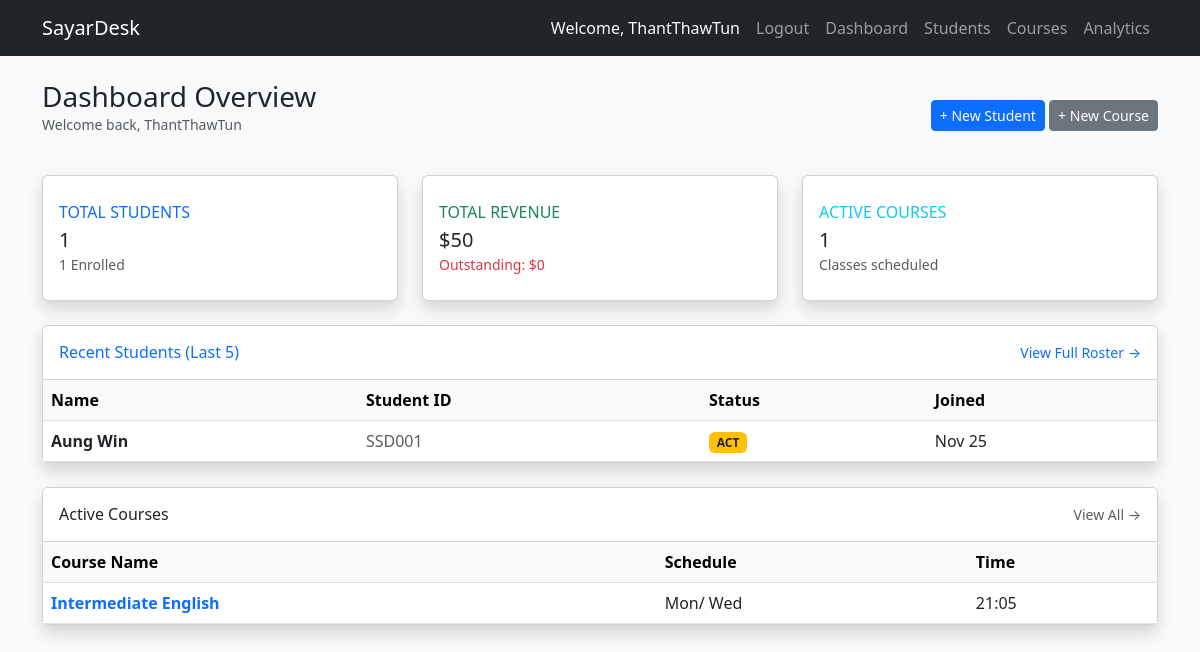
The app's page / (signed in) with its own data.
### dashboard/models.py (models this page shows, shortened)
class Student(models.Model):
    class StudentStatus(models.TextChoices):
        ACTIVE = 'ACT', 'Active'
        LEAVE = 'LVE', 'On Leave'
        DROPPED = 'DRP', 'Dropped Out'
    class GenderChoices(models.TextChoices):
        MALE = 'M', 'Male'
        FEMALE = 'F', 'Female'
        OTHER = 'O', 'Other'
        PREFER_NOT_TO_SAY = 'P', 'Prefer not to say'
    user = models.ForeignKey(User, on_delete=models.CASCADE)
    first_name = models.CharField(max_length=100)
    last_name = models.CharField(max_length=100)
    student_id = models.CharField(max_length=50, unique=True, blank=True, null=True)
    email = models.EmailField(blank=True, null=True)
    age = models.IntegerField(blank=True, null=True)
    gender = models.CharField(
        max_length=1,
        choices=GenderChoices.choices,
        default=GenderChoices.PREFER_NOT_TO_SAY,
        blank=True,
        null=True
    )
    city = models.CharField(max_length=100, blank=True, null=True)
    country = models.CharField(max_length=100, blank=True, null=True)
    status = models.CharField(
        max_length=3,
        choices=StudentStatus.choices,
        default=StudentStatus.ACTIVE
    )
    current_balance = models.DecimalField(max_digits=10, decimal_places=2, default=0.00)
    courses = models.ManyToManyField(Course, through='Enrollment', related_name='students', blank=True)
    date_added = models.DateTimeField(auto_now_add=True)
    previous_grade = models.FloatField(default=0.0, help_text="Entrance Exam/Baseline Score (0-100)")
    study_hours = models.PositiveIntegerField(default=0, help_text="Average self-reported study hours per week.")
    payment_delays = models.PositiveIntegerField(default=0, help_text="Total number of late payments recorded.")
    class Meta:
        unique_together = ('student_id', 'first_name', 'last_name')
    @property
    def current_balance(self):
        total_course_cost = self.enrollment_set.aggregate(total=Sum('course__cost'))['total'] or 0
        total_payments = self.payment_set.aggregate(total=Sum('amount'))['total'] or 0
        return total_course_cost - total_payments

class Course(models.Model):
    user = models.ForeignKey(User, on_delete=models.CASCADE)
    name = models.CharField(max_length=200)
    course_code = models.CharField(max_length=20, blank=True, null=True)
    cost = models.DecimalField(max_digits=10, decimal_places=2, default=0.00)
    schedule_days = models.CharField(max_length=50, blank=True, null=True, help_text="e.g., Mon/Wed")
    start_time = models.TimeField(blank=True, null=True)
    end_time = models.TimeField(blank=True, null=True)
    start_date = models.DateField(default=timezone.now)
    end_date = models.DateField(blank=True, null=True)
    created_at = models.DateTimeField(auto_now_add=True)

### dashboard/views.py (the view)
# urls.py: path('', views.dashboard_home, name='dashboard_home'),
@login_required
def dashboard_home(request):
    print("--------------------------------------------------")
    print(f"LOADING DASHBOARD HOME for user: {request.user}")
    user = request.user
    student_list = Student.objects.filter(user=user).order_by('-id')[:10]
    total_students = Student.objects.filter(user=user).count()
    active_students = Student.objects.filter(
        user=user,
        enrollment__isnull=False
    ).distinct().count()
    revenue_agg = Payment.objects.filter(student__user=user).aggregate(total=Sum('amount'))
    total_revenue = revenue_agg.get('total') or Decimal('0.00')
    charges_agg = Enrollment.objects.filter(student__user=user).aggregate(total=Sum('course__cost'))
    total_charges = charges_agg.get('total') or Decimal('0.00')
    total_owed = total_charges - total_revenue
    courses = Course.objects.filter(user=user).order_by('-created_at')
    context = {
        'total_students': total_students,
        'active_students': active_students, # Now reflects the Roster count
        'student_list': student_list,
        'total_revenue': total_revenue,
        'total_owed': total_owed,
        'courses': courses,
    }
    return render(request, 'dashboard/index.html', context)

### dashboard/templates/dashboard/index.html (shortened to what this page needs)
{% extends "dashboard/base.html" %}
{% block content %}
<div class="d-flex justify-content-between align-items-center mb-4">
    <div>
        <h1 class="h3 mb-0 text-gray-800">Dashboard Overview</h1>
        <p class="text-muted small">Welcome back, {{ user.username }}</p>
    </div>
    <div>
        <a href="{% url 'add_student' %}" class="btn btn-sm btn-primary">+ New Student</a>
        <a href="{% url 'add_course' %}" class="btn btn-sm btn-secondary">+ New Course</a>
    </div>
</div>
<div class="row">
    <div class="col-xl-4 col-md-6 mb-4">
        <a href="{% url 'student_list' %}" class="text-decoration-none">
            <div class="card border-left-primary shadow h-100 py-2 hover-scale">
                <div class="card-body">
                    <div class="row no-gutters align-items-center">
                        <div class="col mr-2">
                            <div class="text-xs font-weight-bold text-primary text-uppercase mb-1">Total Students</div>
                            <div class="h5 mb-0 font-weight-bold text-gray-800">
                                {{ total_students|default:"0" }}
                            </div>
                            <small class="text-muted">{{ active_students|default:"0" }} Enrolled</small>
                        </div>
                    </div>
                </div>
            </div>
        </a>
    </div>
    <div class="col-xl-4 col-md-6 mb-4">
        <div class="card border-left-success shadow h-100 py-2">
            <div class="card-body">
                <div class="row no-gutters align-items-center">
                    <div class="col mr-2">
                        <div class="text-xs font-weight-bold text-success text-uppercase mb-1">Total Revenue</div>
                        <div class="h5 mb-0 font-weight-bold text-gray-800">
                            ${{ total_revenue|floatformat:0|default:"0" }}
                        </div>
                        <small class="text-danger">Outstanding: ${{ total_owed|floatformat:0|default:"0" }}</small>
                    </div>
                </div>
            </div>
        </div>
    </div>
    <div class="col-xl-4 col-md-6 mb-4">
        <a href="{% url 'course_list' %}" class="text-decoration-none">
            <div class="card border-left-info shadow h-100 py-2 hover-scale">
                <div class="card-body">
                    <div class="row no-gutters align-items-center">
                        <div class="col mr-2">
                            <div class="text-xs font-weight-bold text-info text-uppercase mb-1">Active Courses</div>
                            <div class="h5 mb-0 font-weight-bold text-gray-800">
                                {{ courses.count|default:"0" }}
                            </div>
                            <small class="text-muted">Classes scheduled</small>
                        </div>
                    </div>
                </div>
            </div>
        </a>
    </div>
</div>
<div class="row">
    <div class="col-12">
        <div class="card shadow mb-4">
            <a href="{% url 'student_list' %}" class="card-header py-3 bg-white d-flex justify-content-between align-items-center text-decoration-none">
                <h6 class="m-0 font-weight-bold text-primary">Recent Students (Last 5)</h6>
                <small class="text-primary">View Full Roster &rarr;</small>
            </a>
            <div class="card-body p-0">
                <div class="table-responsive">
                    <table class="table table-hover mb-0">
                        <thead class="table-light">
                            <tr>
                                <th>Name</th>
                                <th>Student ID</th>
                                <th>Status</th>
                                <th>Joined</th>
                            </tr>
                        </thead>
                        <tbody>
                            {% for student in student_list %}
                            <tr onclick="window.location='{% url 'student_list' %}'" style="cursor: pointer;">
                                <td class="fw-bold">{{ student.first_name }} {{ student.last_name }}</td>
                                <td class="text-muted">{{ student.student_id }}</td>
                                <td>
                                    {% if student.status == 'Active' %}
                                        <span class="badge bg-success">Active</span>
                                    {% else %}
                                        <span class="badge bg-warning text-dark">{{ student.status }}</span>
                                    {% endif %}
                                </td>
                                <td>{{ student.date_added|date:"M d" }}</td>
                            </tr>
                            {% empty %}
                            <tr>
                                <td colspan="4" class="text-center text-muted py-4">No students found.</td>
                            </tr>
                            {% endfor %}
                        </tbody>
                    </table>
                </div>
            </div>
        </div>
    </div>
</div>
<div class="row">
    <div class="col-12">
        <div class="card shadow mb-4">
            <a href="{% url 'course_list' %}" class="card-header py-3 bg-white d-flex justify-content-between align-items-center text-decoration-none">
                <h6 class="m-0 font-weight-bold text-dark">Active Courses</h6>
                <small class="text-muted">View All &rarr;</small>
            </a>
            <div class="card-body p-0">
                <div class="table-responsive">
                    <table class="table table-hover mb-0">
                        <thead class="table-light">
                            <tr>
                                <th>Course Name</th>
                                <th>Schedule</th>
                                <th>Time</th>
                            </tr>
                        </thead>
                        <tbody>
                            {% for course in courses %}
                            <tr onclick="window.location='{% url 'course_list' %}'" style="cursor: pointer;">
                                <td class="fw-bold text-primary">{{ course.name }}</td>
                                <td>{{ course.schedule_days }}</td>
                                <td>{{ course.start_time|time:"H:i" }}</td>
                            </tr>
                            {% empty %}
                            <tr>
                                <td colspan="3" class="text-center text-muted py-4">No courses created yet.</td>
                            </tr>
                            {% endfor %}
                        </tbody>
                    </table>
                </div>
            </div>
        </div>
    </div>
</div>
{% endblock %}

### dashboard/templates/dashboard/base.html (shortened to what this page needs)
<!DOCTYPE html>
<html lang="en">
<head>
    <link href="https://cdn.jsdelivr.net/npm/bootstrap@5.3.0/dist/css/bootstrap.min.css" rel="stylesheet">
</head>
<body>
    <nav class="navbar navbar-expand-lg navbar-dark bg-dark fixed-top">
        <div class="container">
            <a class="navbar-brand" href="{% url 'dashboard_home' %}">SayarDesk</a>
            <div class="collapse navbar-collapse" id="navbarNav">
                <div class="navbar-nav ms-auto">
                    {% if user.is_authenticated %}
                        <span class="nav-link text-light">Welcome, {{ user.username }}</span>
                        <form action="{% url 'logout' %}" method="post" class="d-inline">
                            <button type="submit" class="nav-link btn btn-link" style="display: inline; border: none; background: none; padding: 8px;">
                                Logout
                            </button>
                        </form>
                    {% else %}
                        <a class="nav-link" href="{% url 'login' %}">Login</a>
                        <a class="nav-link" href="{% url 'register' %}">Register</a>
                    {% endif %}
                    <a class="nav-link" href="{% url 'dashboard_home' %}">Dashboard</a>
                    <a class="nav-link" href="{% url 'student_list' %}">Students</a>
                    <a class="nav-link" href="{% url 'course_list' %}">Courses</a>
                    <a class="nav-link" href="{% url 'dashboard_analytics' %}">Analytics</a>
                </div>
            </div>
        </div>
    </nav>
    <div class="container">
        {% block content %}
        {% endblock %}
    </div>
</body>
</html>

### dashboard/templates/dashboard/base.html (style rules this page uses)
body { padding-top: 80px; background-color: #f8f9fa; }

### dashboard/templates/dashboard/index.html (style rules this page uses)
.hover-scale { transition: transform 0.2s; }
.h5 { font-size: 1.25rem; }

### records on screen
Student: first_name "Aung", last_name "Win", student_id "SSD001", status "ACT", date_added "Nov 25"
Course: name "Intermediate English", schedule_days "Mon/ Wed", start_time "21:05"

### other values on screen
{{ user.username }} "ThantThawTun"
{{ total_students|default:"0" }} "1"
{{ active_students|default:"0" }} "1"
{{ total_revenue|floatformat:0|default:"0" }} "50"
{{ total_owed|floatformat:0|default:"0" }} "0"
{{ courses.count|default:"0" }} "1"
